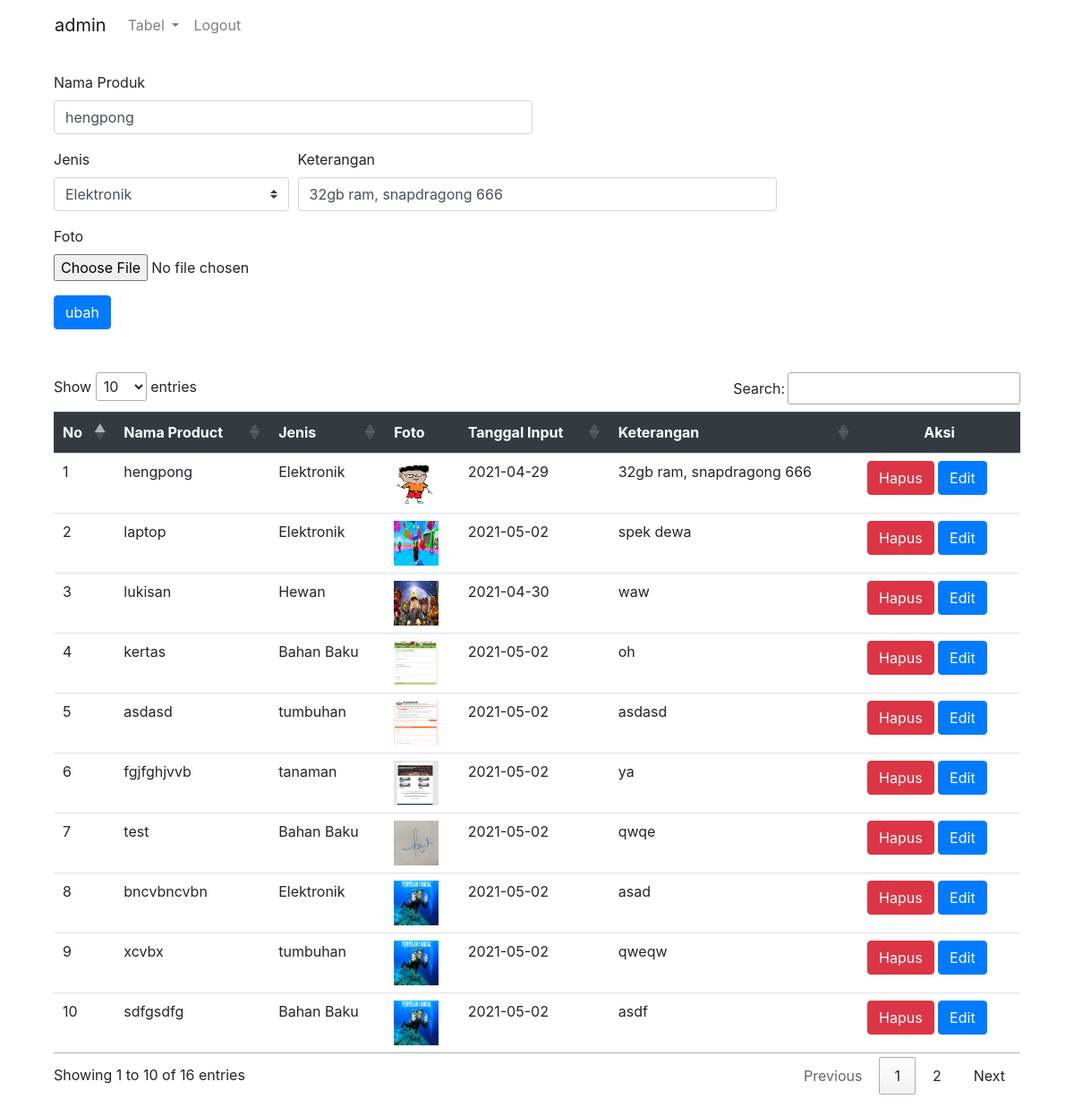
The page /dashboard.php?menu=product&edit&id=4 (signed in) on the database its author committed.
### tables this page shows
CREATE TABLE `product` (
  `productID` int(11) NOT NULL,
  `nama` varchar(100) NOT NULL,
  `jenisID` int(11) NOT NULL,
  `foto` varchar(100) NOT NULL,
  `tglinput` date NOT NULL,
  `ket` varchar(100) NOT NULL
);

CREATE TABLE `jenis` (
  `jenisID` int(11) NOT NULL,
  `jenis` varchar(100) NOT NULL
);

### product.php (the view, shortened to what this page needs)
<?php
include "config/koneksi.php";
@$where = "productID = '$_GET[id]'";
if (isset($_GET['edit'])) {
    $sql = "SELECT product .*, jenis FROM product
    INNER JOIN jenis on product.jenisID = jenis.jenisID
    WHERE $where";
    $jalan = mysqli_query($con, $sql);
    $edit = mysqli_fetch_assoc($jalan);
}
?>
<div class="container">
    <form method="post" enctype="multipart/form-data">
        <table align="center">
            <div class="form-row">
                <div class="col-md-6 mb-3">
                    <label for="validationCustom01">Nama Produk</label>
                    <input type="text" name="product" value="<?php echo @$edit['nama'] ?>" class="form-control" id="validationCustom01" required>
                </div>
            </div>
            <div class="form-row">
                <div class="col-md-3 mb-3">
                    <label for="validationCustom04">Jenis</label>
                    <select name="jenis" class="custom-select" id="validationCustom04" required>
                        <option value="<?php echo $edit['jenisID'] ?>"><?php echo @$edit['jenis'] ?></option>
                    </select>
                </div>
                <div class="col-md-6 mb-3">
                    <label for="validationCustom03">Keterangan</label>
                    <input type="text" name="ket" class="form-control" id="validationCustom03" value="<?php echo @$edit['ket'] ?>" required>
                </div>
                <div class="col-md-6 mb-3">
                    <label for="validationCustom03">Foto</label>
                    <br>
                    <input type="file" name="foto">
                </div>
            </div>
                    <?php if (@$_GET['id'] == "") { ?>
                        <input type="submit" class="btn btn-primary mb-5" name="simpan" value="simpan">
                    <?php } else { ?>
                        <input type="submit" class="btn btn-primary mb-5" name="ubah" value="ubah">
                    <?php } ?>
        </table>
    </form>
    <table class="table" align="center" id="tb-product">
        <thead class="thead-dark">
            <tr>
                <th>No</th>
                <th>Nama Product</th>
                <th>Jenis</th>
                <th>Foto</th>
                <th>Tanggal Input</th>
                <th>Keterangan</th>
                <th class="text-center">Aksi</th>
            </tr>
        </thead>
        <tbody>
            <?php
            $no = 0;
            $sql = "SELECT product .*, jenis FROM product
        INNER JOIN jenis on product.jenisID = jenis.jenisID";
            $jalan = mysqli_query($con, $sql);
            while ($r = mysqli_fetch_assoc($jalan)) {
                $no++
            ?>
                <tr>
                    <td><?php echo $no ?></td>
                    <td><?php echo $r['nama'] ?></td>
                    <td><?php echo $r['jenis'] ?></td>
                    <td><img src="foto/<?php echo $r['foto'] ?>" width="50" height="50"></td>
                    <td><?php echo $r['tglinput'] ?></td>
                    <td><?php echo $r['ket'] ?></td>
                    <td>
                        <a href="?menu=product&hapus&id=<?php echo $r['productID'] ?>" class="btn btn-danger" onclick="return confirm('Apakah Anda Yakin Ingin Menghapus?')">Hapus</a>
                        <a href="?menu=product&edit&id=<?php echo $r['productID'] ?>" class="btn btn-primary">Edit</a>
                    </td>
                </tr>
            <?php  } ?>
        </tbody>
    </table>
</div>

### rows shown on the page
product: product "hengpong", jenis "Elektronik", ket "32gb ram, snapdragong 666", nama "hengpong", jenisID.jenis "Elektronik", foto (picture), tglinput "2021-04-29"
product: nama "laptop", jenisID.jenis "Elektronik", foto (picture), tglinput "2021-05-02", ket "spek dewa"
product: nama "lukisan", jenisID.jenis "Hewan", foto (picture), tglinput "2021-04-30", ket "waw"
product: nama "kertas", jenisID.jenis "Bahan Baku", foto (picture), tglinput "2021-05-02", ket "oh"
product: nama "asdasd", jenisID.jenis "tumbuhan", foto (picture), tglinput "2021-05-02", ket "asdasd"
product: nama "fgjfghjvvb", jenisID.jenis "tanaman", foto (picture), tglinput "2021-05-02", ket "ya"
product: nama "test", jenisID.jenis "Bahan Baku", foto (picture), tglinput "2021-05-02", ket "qwqe"
product: nama "bncvbncvbn", jenisID.jenis "Elektronik", foto (picture), tglinput "2021-05-02", ket "asad"
product: nama "xcvbx", jenisID.jenis "tumbuhan", foto (picture), tglinput "2021-05-02", ket "qweqw"
product: nama "sdfgsdfg", jenisID.jenis "Bahan Baku", foto (picture), tglinput "2021-05-02", ket "asdf"

### other values the page prints
$_SESSION['user'] "admin"
